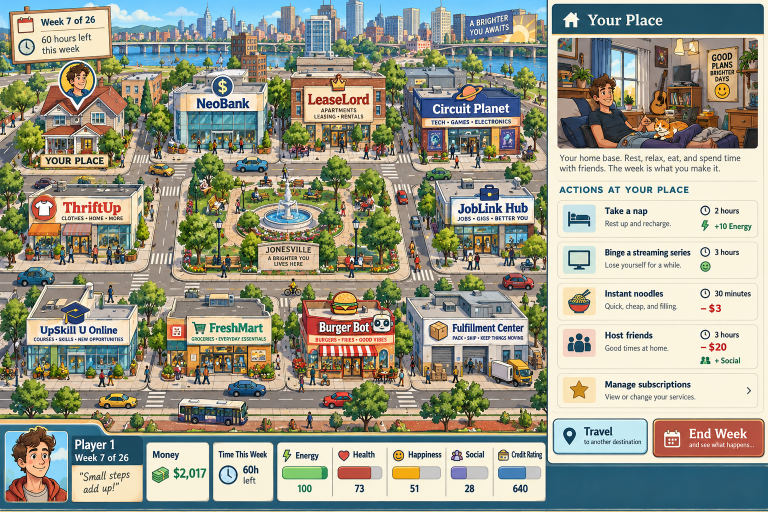
#> input picture design/concepts/classic-rebuilt.png, 1536 x 1024 px, given in place of classic-rebuilt.png.png, which was not available (shown at 1/2 size)
$ python signs.py ../../../design/concepts/classic-rebuilt.png
#> lines starting #> are read from the running program, lines starting #| are printed output that depends on the picture; after the words box and inside, x2 and y2 are one past the last pixel; in counts of white or black regions, pixels touching at a corner belong together; pictures that were not available may be replaced by others from this repository, and a replacement may not be noted
"""Find each building's blank sign panel, for SIGN_PANELS in apps/web/src/board/frames.ts.

    python signs.py <id> ...

A panel is the largest pale, low-saturation, wide region in the upper two thirds of the art. Prints one TypeScript
line per building: centre x and y and width, as fractions of the trimmed source (the atlas keeps proportions).
"""
import sys
from pathlib import Path

import numpy as np
from PIL import Image
from scipy import ndimage

ROOT = Path(__file__).resolve().parent.parent


def panel(path: Path):
    im = np.asarray(Image.open(path).convert('RGBA')).astype(int)
    h, w = im.shape[:2]
#> h = 1024; w = 1536
    r, g, b, a = im[..., 0], im[..., 1], im[..., 2], im[..., 3]
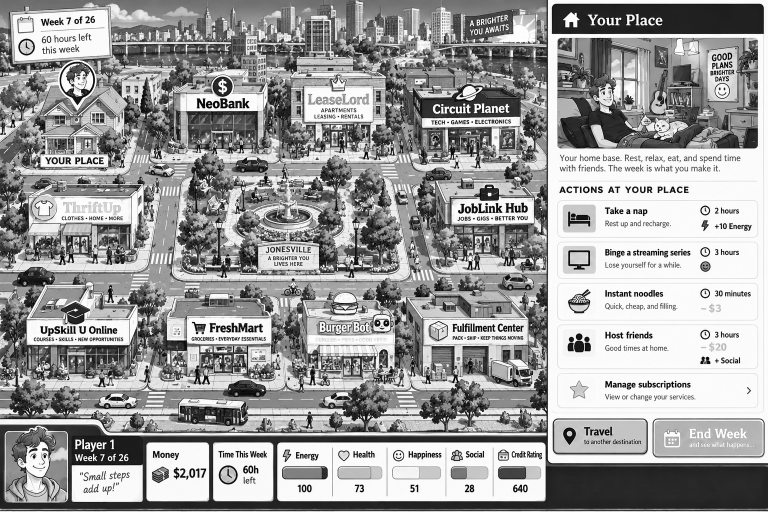
#> r: shape (1024, 1536) int64 (shown at 1/2 size); min 0, max 255, mean 155.9
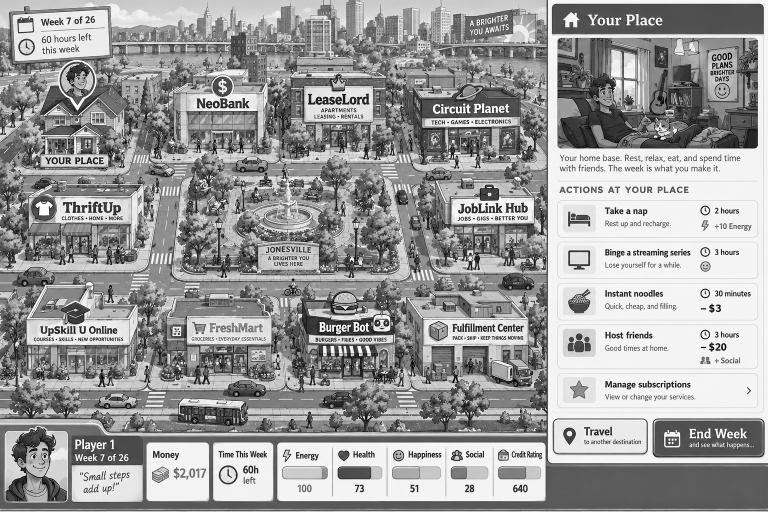
#> g: shape (1024, 1536) int64 (shown at 1/2 size); min 0, max 255, mean 155.7
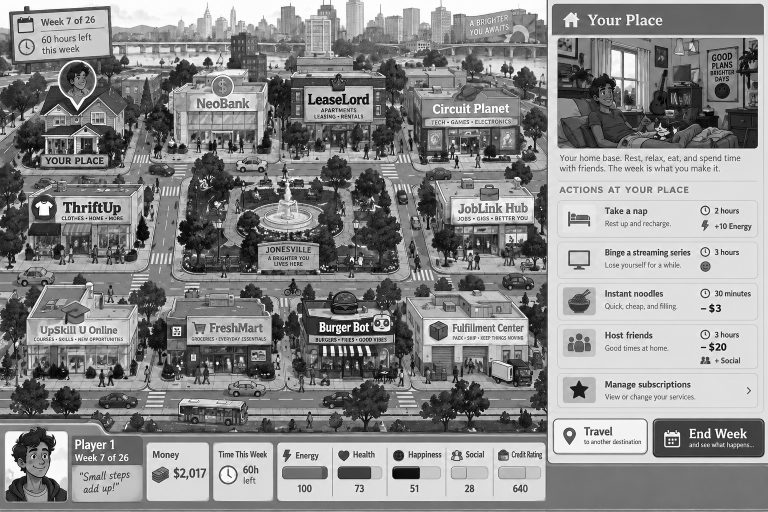
#> b: shape (1024, 1536) int64 (shown at 1/2 size); min 0, max 255, mean 139.2
#> a: shape (1024, 1536) int64; every value is 255
    pale = (a > 200) & (r > 225) & (g > 215) & (b > 190) & (np.max(im[..., :3], 2) - np.min(im[..., :3], 2) < 45)
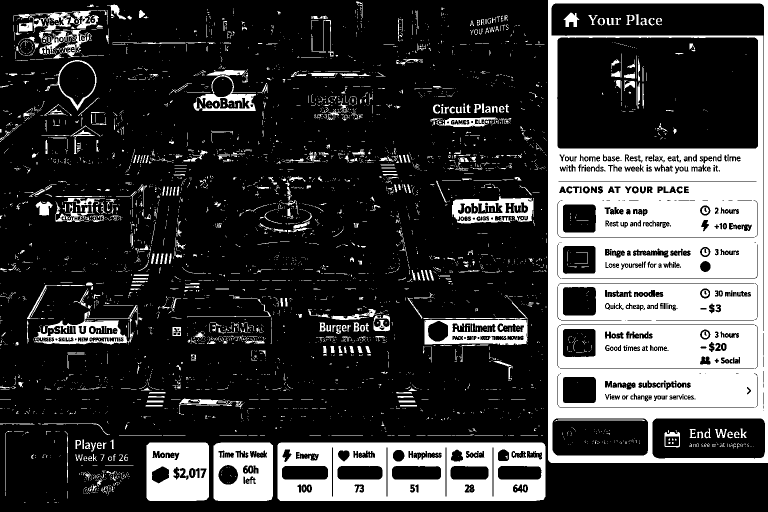
#> pale: shape (1024, 1536) bool (shown at 1/2 size); 23% white; 4317 white regions (3720 under 20 px), largest, box (x1, y1, x2, y2) and area: (1096, 0, 1536, 926) 217111, (555, 885, 1091, 1002) 44681, (293, 885, 418, 1002) 12424
    pale[int(h * 0.7):] = False
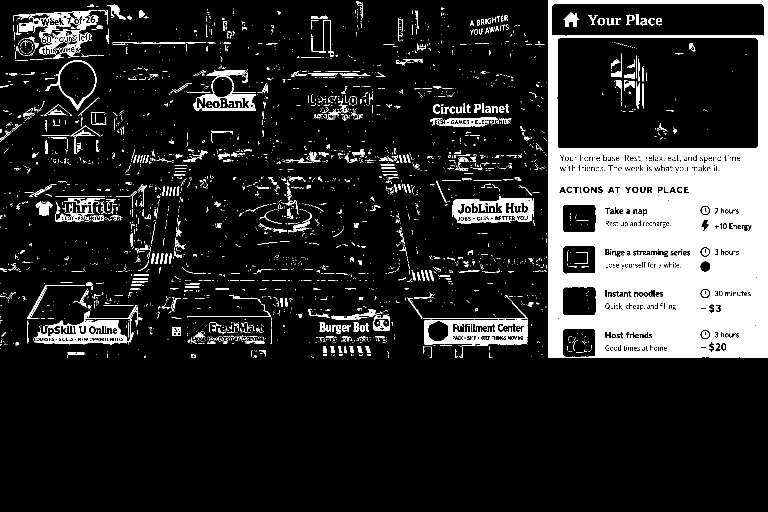
#> pale: shape (1024, 1536) bool (shown at 1/2 size); 14.7% white; 3415 white regions (2912 under 20 px), largest, box (x1, y1, x2, y2) and area: (1096, 0, 1536, 716) 163778, (849, 639, 1054, 690) 6114, (904, 393, 1068, 446) 4637
    labels, n = ndimage.label(pale)
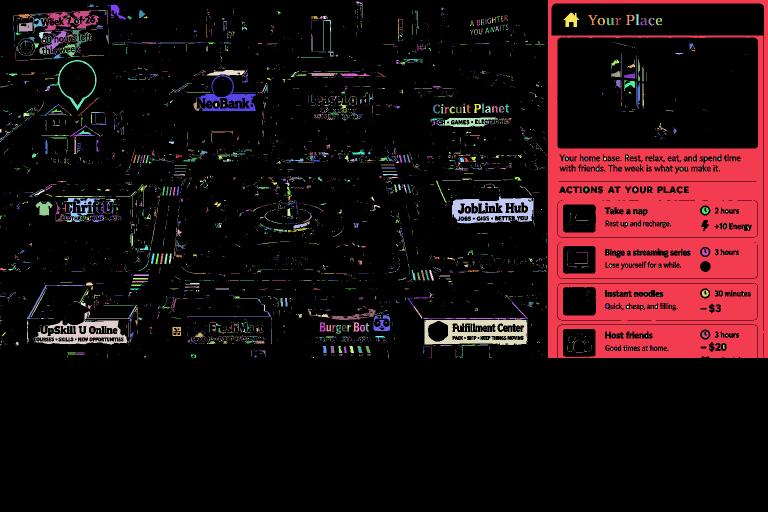
#> labels: shape (1024, 1536) int32 (shown at 1/2 size); 4820 distinct labels, from 0 to 4819; one colour per label, 0 black
#> n = 4819
    best = None
    for i, sl in enumerate(ndimage.find_objects(labels), start=1):
        ys, xs = sl
        bw, bh = xs.stop - xs.start, ys.stop - ys.start
        area = (labels[sl] == i).sum()
        # A sign: wide, solidly filled, and a fair share of the facade.
        if bw < w * 0.3 or bw < bh * 2 or area < bw * bh * 0.6:
            continue
        if best is None or area > best[0]:
            best = (area, xs.start, ys.start, bw, bh)
#> this loop made 4819 passes
#> (bw, bh, area) on passes 1, 2, 6: (440, 716, 163697), (12, 5, 34), (14, 5, 37)
    if not best:
        return None
    _, x, y, bw, bh = best
    return ((x + bw / 2) / w, (y + bh / 2) / h, bw / w * 0.92)


for name in sys.argv[1:]:
    p = panel(ROOT / 'locations' / f'{name}.png')
    if p:
        print(f"  '{name}': {{ x: {p[0]:.2f}, y: {p[1]:.2f}, w: {p[2]:.2f} }},")
    else:
        print(f'  // {name}: no panel found')
